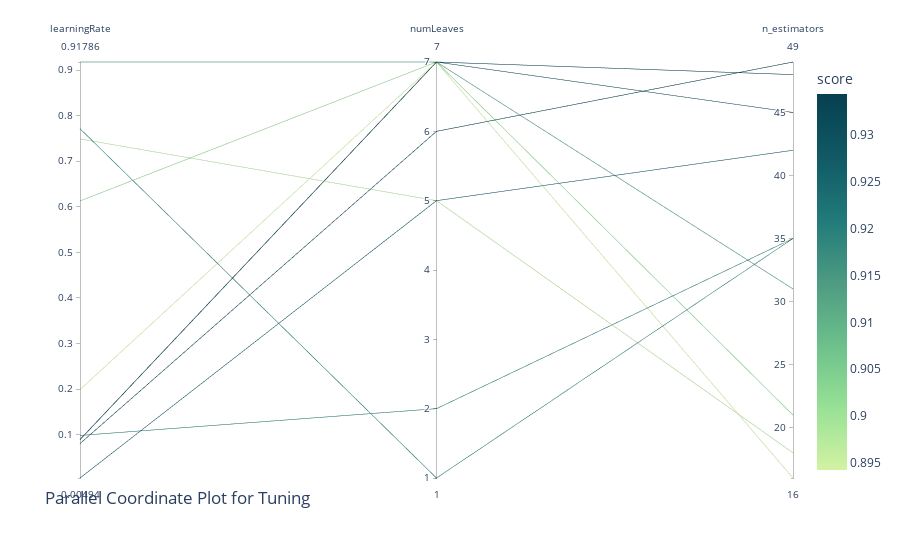

Here is the notebook cell this chart was saved with:
### Markdown cell above
#### View the performance of hyperparameter trial

A parallel coordinate plot visually represents hyperparameter trials in machine learning. Each line on the plot corresponds to a different hyperparameter combination, with axes representing individual hyperparameters. 

This visualization allows for quick identification of patterns and relationships between hyperparameters and model performance. It aids in pinpointing optimal configurations by highlighting areas where the model performs best, facilitating informed decision-making during hyperparameter tuning.

### Code cell
import plotly.io as pio
import flaml.visualization as fviz

# pio.renderers.default = "sphinx_gallery"

fig = fviz.plot_parallel_coordinate(analysis, params=["learningRate", "numLeaves", "n_estimators"])

fig.show()

### Figure 1 — Plotly figure (JSON) as saved in the notebook; plotly's stock layout.template omitted (floating-point values rounded to 4 significant figures)
{"data": [{"dimensions": [{"label": "learningRate", "values": [0.09833, 0.7715, 0.7491, 0.1989, 0.08925, 0.004944, 0.08052, 0.6129, 0.9179, 0.08925]}, {"label": "numLeaves", "values": [2, 1, 5, 7, 7, 5, 6, 7, 7, 7]}, {"label": "n_estimators", "values": [35, 35, 18, 16, 48, 42, 49, 21, 31, 45]}], "domain": {"x": [0, 1], "y": [0, 1]}, "line": {"color": [0.9196, 0.9196, 0.8974, 0.8942, 0.9334, 0.9272, 0.9344, 0.9022, 0.9148, 0.9302], "coloraxis": "coloraxis"}, "name": "", "type": "parcoords"}], "layout": {"coloraxis": {"colorbar": {"title": {"text": "score"}}, "colorscale": [[0, "rgb(211, 242, 163)"], [0.1667, "rgb(151, 225, 150)"], [0.3333, "rgb(108, 192, 139)"], [0.5, "rgb(76, 155, 130)"], [0.6667, "rgb(33, 122, 121)"], [0.8333, "rgb(16, 89, 101)"], [1, "rgb(7, 64, 80)"]]}, "legend": {"tracegroupgap": 0}, "margin": {"t": 60}, "title": {"automargin": true, "text": "Parallel Coordinate Plot for Tuning", "y": 0.1}}}
